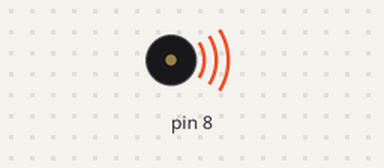
The sketch below on a simulated Arduino Uno, built with avr-gcc and run on an emulated ATmega328P. Shown: buzzer (waves = sounding).

Above: at 0.03 s.
At 2.39 s:
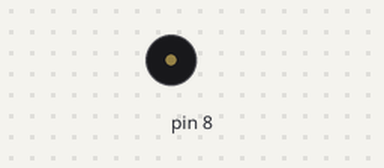
Timing chart, 0 to 3.0 s (numbered marks = the images above):
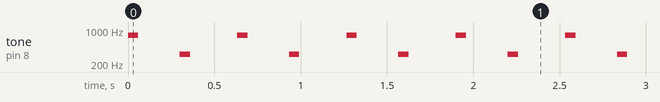

The sketch:

week06_4_arduino_slow_jogging1.ino
```cpp
//week06_4_arduino_slow_jogging1
void setup() {
  // put your setup code here, to run once:
  pinMode(8, OUTPUT);
}

void loop() {
  // put your main code here, to run repeatedly:
  tone(8, 780, 60);  //自己決定聲音的HZ  pin8, 780 HZ, 60ms
  delay(300); //等0.333秒 換下一個音
  tone(8, 320, 60);  //自己決定聲音的HZ  pin8, 320 HZ, 60ms
  delay(333);  //等0.333秒 換下一個音

} //每秒會較3聲，60s會叫180聲, 180 BPM (Beat Per Minute)
```

Measured:
- by itself, tone on pin 8: repeats every 0.63 s: silent 0.24 s, 320 Hz 0.06 s, silent 0.27 s, 780 Hz 0.06 s
